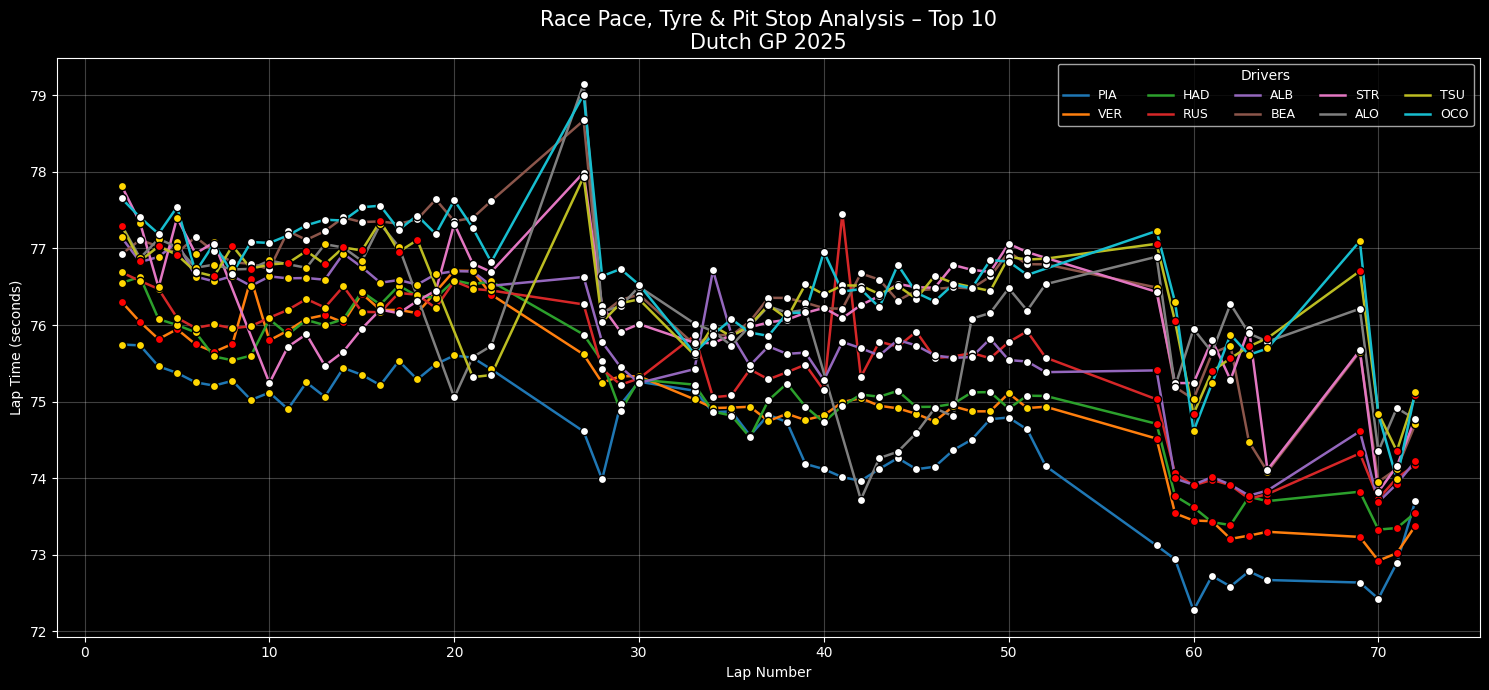

Reproduce this figure in Python.
import fastf1
import fastf1.plotting
import matplotlib.pyplot as plt
import numpy as np
import pandas as pd
import os

# =============================
# CONFIG
# =============================
YEAR = 2025
GP = "Dutch"
SESSION = "R"
CACHE_DIR = "cache"

# =============================
# SETUP (FIX CACHE ERROR)
# =============================
os.makedirs(CACHE_DIR, exist_ok=True)
fastf1.Cache.enable_cache(CACHE_DIR)

fastf1.plotting.setup_mpl()
plt.style.use("dark_background")

# =============================
# LOAD SESSION
# =============================
session = fastf1.get_session(YEAR, GP, SESSION)
session.load()

# =============================
# LOAD & CLEAN LAPS
# =============================
laps = session.laps
laps = laps[laps["IsAccurate"] == True].copy()
laps["LapTimeSec"] = laps["LapTime"].dt.total_seconds()

# =============================
# TOP 10 FINISHERS
# =============================
results = session.results.sort_values("Position").head(10)
drivers = results["Abbreviation"].tolist()
laps = laps[laps["Driver"].isin(drivers)]

# =============================
# COLORS (VERSION-PROOF)
# =============================
cmap = plt.cm.get_cmap("tab10", len(drivers))
driver_colors = {drv: cmap(i) for i, drv in enumerate(drivers)}

tyre_colors = {
    "SOFT": "red",
    "MEDIUM": "gold",
    "HARD": "white",
    "INTERMEDIATE": "green",
    "WET": "blue"
}

# =============================
# PLOT
# =============================
plt.figure(figsize=(15,7))

for drv in drivers:
    drv_laps = laps[laps["Driver"] == drv]

    # Race pace
    plt.plot(
        drv_laps["LapNumber"],
        drv_laps["LapTimeSec"],
        color=driver_colors[drv],
        linewidth=1.8,
        label=drv
    )

    # Tyre compound markers
    for compound, group in drv_laps.groupby("Compound"):
        plt.scatter(
            group["LapNumber"],
            group["LapTimeSec"],
            color=tyre_colors.get(compound, "gray"),
            s=35,
            edgecolors="black",
            zorder=3
        )

    # Pit stop markers
    pit_laps = drv_laps[drv_laps["PitInTime"].notna()]
    for lap in pit_laps["LapNumber"]:
        plt.axvline(
            lap,
            color=driver_colors[drv],
            linestyle="--",
            alpha=0.25,
            linewidth=1
        )

# =============================
# LABELS
# =============================
plt.title(
    "Race Pace, Tyre & Pit Stop Analysis – Top 10\nDutch GP 2025",
    fontsize=15
)
plt.xlabel("Lap Number")
plt.ylabel("Lap Time (seconds)")
plt.grid(alpha=0.25)
plt.legend(title="Drivers", ncol=5, fontsize=9)
plt.tight_layout()
plt.show()
